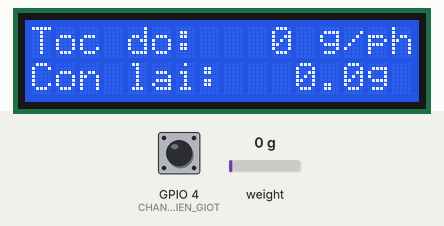
This sketch was run on a simulated ESP32. Shown: 16×2 character LCD. Inputs (shaded band) come from the test bench; at power-on: weight on the scale 0 g, GPIO 4 (CHAN_CAM_BIEN_GIOT) HIGH. WiFi joins after 1.5 s; servers stay silent unless stated; uploads are accepted with an empty reply; what the sketch prints to the serial monitor is not drawn.

Above: at 5.8 s.
5.9 s: weight on the scale set to 100 g
At 7.4 s:
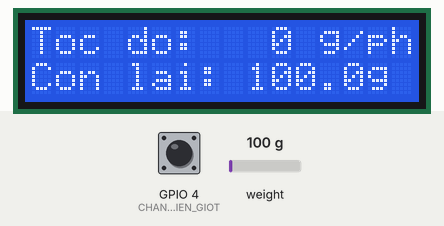
7.7 s: GPIO 4 (CHAN_CAM_BIEN_GIOT) pulled LOW for 1 s
At 8.9 s:
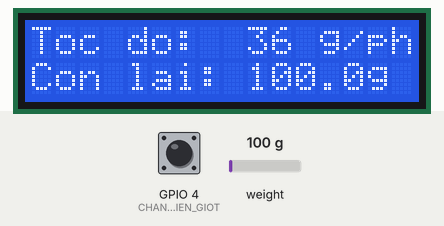
11.0 s: weight on the scale set to 1250 g
At 11.6 s:
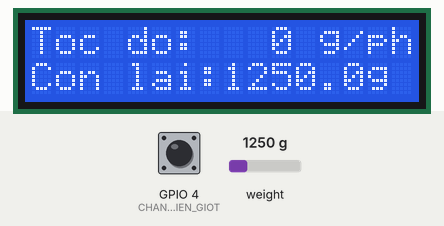
12.8 s: GPIO 4 (CHAN_CAM_BIEN_GIOT) pulled LOW for 1 s
At 14.0 s:
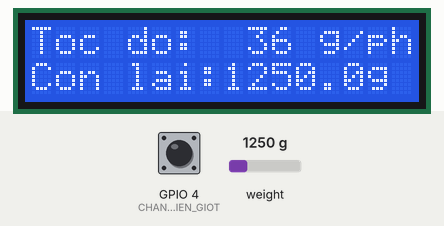
16.1 s: weight on the scale set to 2500 g
At 17.9 s:
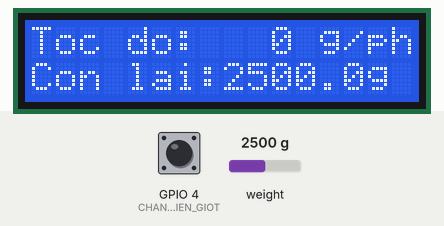
Timing chart, 0 to 18.9 s (numbered marks = the images above; inputs shaded):
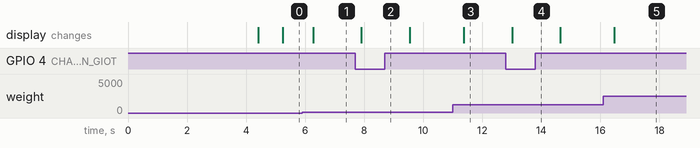

The sketch:

prj1.ino
```cpp
#include <Arduino.h>
#include <WiFi.h>
#include <HTTPClient.h>
#include <WiFiClientSecure.h> // Thêm thư viện này để chạy được HTTPS
#include <Wire.h>
#include <LiquidCrystal_I2C.h>
#include <HX711.h>

// ==============================================================================
// 1. CẤU HÌNH PHẦN CỨNG & HẰNG SỐ
// ==============================================================================

const int CHAN_HX711_DT      = 19;
const int CHAN_HX711_SCK     = 18;
const int CHAN_CAM_BIEN_GIOT = 4;

const char* TEN_WIFI      = "XMen 2";
const char* MAT_KHAU_WIFI = "0915610611";

// Server tự xử lý heartbeat + update trong 1 endpoint duy nhất
// Đã sửa thành URL https của Render
const char* URL_SERVER = "https://bmed1-1.onrender.com/api/du-lieu-esp";

// MAC Address của thiết bị này — dùng để server phân biệt nhiều ESP32
// Thay bằng MAC thực của board (xem Serial Monitor khi chạy setup)
const char* MAC_ADDRESS = "70:4B:CA:30:E8:F8";

// --- Chu kỳ non-blocking ---
const unsigned long CHU_KY_DOC_LOADCELL  = 300;   // Đọc loadcell mỗi 300ms
const unsigned long CHU_KY_TINH_TOAN     = 1000;  // Tính toán mỗi 1 giây
const unsigned long CHU_KY_CAP_NHAT_LCD  = 1000;  // Cập nhật LCD mỗi 1 giây
const unsigned long CHU_KY_GUI_SERVER    = 5000;  // Gửi dữ liệu mỗi 5 giây

// --- Ngưỡng ---
const unsigned long THOI_GIAN_DEBOUNCE_GIOT  = 120;
const unsigned long NGUONG_CANH_BAO_MAT_GIOT = 15000;

// --- Cấu hình Loadcell ---
const float HE_SO_HIEU_CHUAN_HX711 = 70.65; // Thay bằng hệ số thực tế của bạn

// Số mẫu lấy trung bình mỗi lần đọc HX711.
// Tăng lên giảm nhiễu nhưng chậm hơn (5–10 là hợp lý).
const int SO_MAU_TRUNG_BINH = 8;

// Ngưỡng thay đổi tối thiểu để cập nhật khối lượng.
// Lọc rung động nhỏ < 1g, tránh LCD nhảy liên tục.
const float NGUONG_THAY_DOI_GRAM = 1.0;

// ==============================================================================
// 2. BIẾN TOÀN CỤC
// ==============================================================================

// --- Bộ định thời ---
unsigned long thoi_gian_doc_loadcell_truoc = 0;
unsigned long thoi_gian_tinh_toan_truoc    = 0;
unsigned long thoi_gian_cap_nhat_lcd_truoc = 0;
unsigned long thoi_gian_gui_server_truoc   = 0;

// --- Dữ liệu Loadcell ---
float khoi_luong_hien_tai  = 0.0;
float khoi_luong_con_lai   = 0.0;
float khoi_luong_truoc_do  = 0.0;

// --- Dữ liệu đếm giọt ---
volatile unsigned long tong_so_giot        = 0;
volatile unsigned long thoi_gian_giot_cuoi = 0;
unsigned long          tong_so_giot_truoc_do = 0;

// --- Tính toán ---
float toc_do_truyen_ml_phut = 0.0;
int   giot_moi_phut         = 0;

// --- Trạng thái ---

bool    canh_bao_tac_nghen  = false;

// --- Đối tượng ---
HX711             loadcell;
LiquidCrystal_I2C lcd(0x27, 16, 2);

// ==============================================================================
// 3. ISR ĐẾM GIỌT
// ==============================================================================

void IRAM_ATTR xu_ly_ngat_dem_giot() {
    unsigned long t = millis();
    if (t - thoi_gian_giot_cuoi > THOI_GIAN_DEBOUNCE_GIOT) {
        tong_so_giot++;
        thoi_gian_giot_cuoi = t;
    }
}

// ==============================================================================
// 4. SETUP
// ==============================================================================

void setup() {
    Serial.begin(115200);
    Serial.println("\n[SYSTEM] Khoi dong He thong Truyen dich Thong minh");

    // LCD
    lcd.init();
    lcd.backlight();
    lcd.clear();
    lcd.setCursor(0, 0); lcd.print("Dang khoi dong..");

    // Cảm biến giọt
    pinMode(CHAN_CAM_BIEN_GIOT, INPUT_PULLUP);
    attachInterrupt(digitalPinToInterrupt(CHAN_CAM_BIEN_GIOT), xu_ly_ngat_dem_giot, FALLING);

    // Loadcell
    loadcell.begin(CHAN_HX711_DT, CHAN_HX711_SCK);
    loadcell.set_scale(HE_SO_HIEU_CHUAN_HX711);

    // Tare: lấy trung bình 20 mẫu để zero chính xác
    Serial.println("[LOADCELL] Dang tare (lay 20 mau)...");
    loadcell.tare(20);
    Serial.println("[LOADCELL] Tare xong.");

    // Đọc khối lượng ban đầu (lấy SO_MAU_TRUNG_BINH mẫu)
    if (loadcell.is_ready()) {
        khoi_luong_hien_tai = loadcell.get_units(SO_MAU_TRUNG_BINH);
        if (khoi_luong_hien_tai < 0) khoi_luong_hien_tai = 0;
        khoi_luong_con_lai  = khoi_luong_hien_tai;
        khoi_luong_truoc_do = khoi_luong_hien_tai;
        Serial.printf("[LOADCELL] Khoi luong ban dau: %.1f g\n", khoi_luong_hien_tai);
    }

    // WiFi
    WiFi.begin(TEN_WIFI, MAT_KHAU_WIFI);
    Serial.print("[WIFI] Dang ket noi");
    unsigned long t_wifi = millis();
    while (WiFi.status() != WL_CONNECTED && millis() - t_wifi < 10000) {
        delay(500); Serial.print(".");
    }
    Serial.println();
    if (WiFi.status() == WL_CONNECTED) {
        Serial.print("[WIFI] Ket noi thanh cong! IP: ");
        Serial.println(WiFi.localIP());
        // In MAC address thực của board để cập nhật vào MAC_ADDRESS nếu cần
        Serial.print("[WIFI] MAC Address thuc: ");
        Serial.println(WiFi.macAddress());
    } else {
        Serial.println("[WIFI] Khong ket noi duoc, chay offline.");
    }

    lcd.clear();
    lcd.setCursor(0, 0); lcd.print("He thong san sang");
}

// ==============================================================================
// 5. MODULE: ĐỌC CẢM BIẾN

void xu_ly_doc_cam_bien() {
    if (millis() - thoi_gian_doc_loadcell_truoc < CHU_KY_DOC_LOADCELL) return;
    thoi_gian_doc_loadcell_truoc = millis();

    if (!loadcell.is_ready()) {
        Serial.println("[ERROR] Mat ket noi Loadcell HX711!");
        return;
    }

    // Lấy trung bình SO_MAU_TRUNG_BINH mẫu phần cứng — giảm nhiễu tốt nhất
    float gia_tri_doc = loadcell.get_units(SO_MAU_TRUNG_BINH);
    if (gia_tri_doc < 0) gia_tri_doc = 0;

    // Chỉ cập nhật khi chênh lệch vượt ngưỡng tối thiểu.
    // Tránh LCD và server nhận giá trị "nhảy" do nhiễu điện/cơ học.
    if (fabs(gia_tri_doc - khoi_luong_hien_tai) >= NGUONG_THAY_DOI_GRAM) {
        khoi_luong_hien_tai = gia_tri_doc;
        khoi_luong_con_lai  = khoi_luong_hien_tai;
    }
}

// ==============================================================================
// 6. MODULE: TÍNH TOÁN
// ==============================================================================

void xu_ly_tinh_toan() {
    if (millis() - thoi_gian_tinh_toan_truoc < CHU_KY_TINH_TOAN) return;

    float delta_t_s = (millis() - thoi_gian_tinh_toan_truoc) / 1000.0;
    thoi_gian_tinh_toan_truoc = millis();

    // Đọc snapshot biến volatile an toàn (tắt ngắt tạm thời)
    noInterrupts();
    unsigned long giot_hien_tai = tong_so_giot;
    interrupts();

    // Tính giọt/phút trong chu kỳ 1 giây
    unsigned long giot_trong_chu_ky = giot_hien_tai - tong_so_giot_truoc_do;
    giot_moi_phut = (int)((giot_trong_chu_ky / delta_t_s) * 60.0);
    tong_so_giot_truoc_do = giot_hien_tai;

    // Tính tốc độ từ chênh lệch khối lượng
    float chenh_lech = khoi_luong_truoc_do - khoi_luong_con_lai;
    if (chenh_lech > 0) {
        toc_do_truyen_ml_phut = (chenh_lech / delta_t_s) * 60.0;
    } else {
        toc_do_truyen_ml_phut = 0;
    }
    khoi_luong_truoc_do = khoi_luong_con_lai;

    Serial.printf("[SENSOR] KL: %.1fg | Toc do: %.1fml/ph | Tong giot: %lu | %d giot/ph\n",
                  khoi_luong_con_lai, toc_do_truyen_ml_phut, giot_hien_tai, giot_moi_phut);
}

// ==============================================================================
// 7. MODULE: HIỂN THỊ LCD

void xu_ly_hien_thi() {
    if (millis() - thoi_gian_cap_nhat_lcd_truoc < CHU_KY_CAP_NHAT_LCD) return;
    thoi_gian_cap_nhat_lcd_truoc = millis();

    char dong_1[17];
    char dong_2[17];

    // Dòng 1: Tốc độ giọt (giọt/phút)
    snprintf(dong_1, sizeof(dong_1), "Toc do:%4d g/ph", giot_moi_phut);

    // Dòng 2: Khối lượng dịch còn lại (gram)
    snprintf(dong_2, sizeof(dong_2), "Con lai:%6.1fg  ", khoi_luong_con_lai);

    lcd.setCursor(0, 0); lcd.print(dong_1);
    lcd.setCursor(0, 1); lcd.print(dong_2);
}

// ==============================================================================
// 8. MODULE: GỬI WIFI (Đã sửa theo yêu cầu HTTPS và JSON)


void xu_ly_wifi() {
    if (millis() - thoi_gian_gui_server_truoc < CHU_KY_GUI_SERVER) return;
    thoi_gian_gui_server_truoc = millis();

    if (WiFi.status() != WL_CONNECTED) {
        Serial.println("[WIFI] Mat ket noi mang!");
        return;
    }

    // Đóng gói JSON đúng cấu trúc backend yêu cầu
    char payload[128];
    snprintf(payload, sizeof(payload),
        "{\"mac_address\":\"%s\",\"current_drop_rate\":%.1f,\"current_weight\":%.1f}",
        MAC_ADDRESS,
        toc_do_truyen_ml_phut,   // current_drop_rate = toc_do_ml_phut
        khoi_luong_con_lai       // current_weight = khoi_luong_con_lai
    );

    // Khởi tạo HTTPS client
    WiFiClientSecure client;
    client.setInsecure(); // Bỏ qua xác minh chứng chỉ SSL

    HTTPClient http;
    http.begin(client, URL_SERVER);
    http.addHeader("Content-Type", "application/json");

    int ma = http.POST(payload);

    if (ma > 0) {
        Serial.printf("[WIFI] Gui thanh cong (HTTP %d) | %s\n", ma, payload);
    } else {
        Serial.printf("[WIFI] Loi POST: %s\n", http.errorToString(ma).c_str());
    }

    http.end();
}

// ==============================================================================
// 10. MODULE: CẢNH BÁO
// ==============================================================================

void xu_ly_canh_bao() {
    if (tong_so_giot > 0 &&
        (millis() - thoi_gian_giot_cuoi > NGUONG_CANH_BAO_MAT_GIOT)) {
        if (!canh_bao_tac_nghen) {
            canh_bao_tac_nghen = true;
            Serial.println("[ALARM] Khong co giot chay qua! Tac nghen hoac het dich.");
        }
    } else {
        canh_bao_tac_nghen = false;
    }
}

// ==============================================================================
// 11. LOOP CHÍNH
// ==============================================================================

void loop() {
    xu_ly_doc_cam_bien();
    xu_ly_tinh_toan();
    xu_ly_hien_thi();
    xu_ly_wifi();
    xu_ly_canh_bao();
}
```

Measured:
- after the input at 5.9 s, the display: changes after 0.37 s (image 1)
- after the input at 7.7 s, the display: changes after 0.21 s (image 2)
- after the input at 11.0 s, the display: changes after 0.38 s (image 3)
- after the input at 12.8 s, the display: changes after 0.21 s (image 4)
- after the input at 16.1 s, the display: changes after 0.38 s (image 5)
